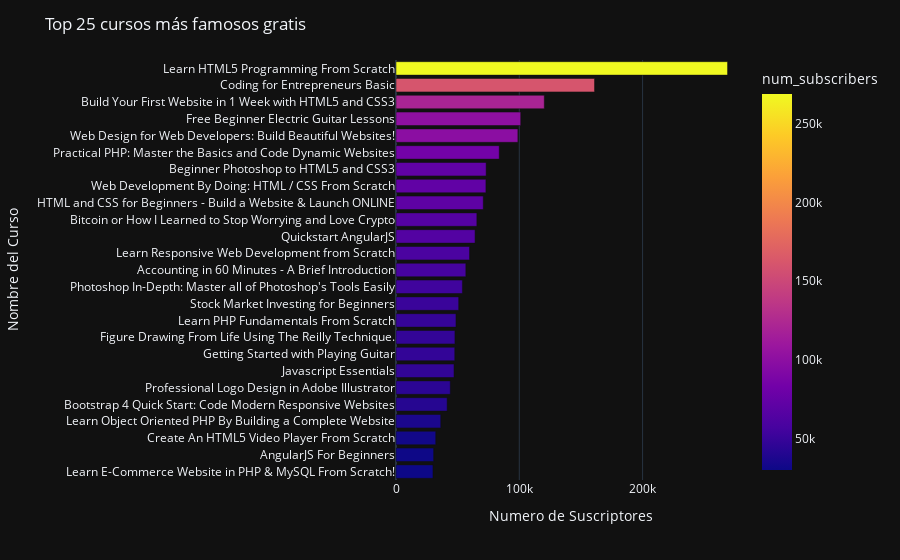

Write notebook code for a chart like this one.
### Markdown cell above
# 4) Top 25 cursos más accedidos gratis

### Code cell
Unpaid = data[data['is_paid']==False]

top25_free = Unpaid.sort_values("num_subscribers", 
                                ascending=False)[0:25].sort_values("num_subscribers", ascending=True).reset_index(drop=True).reset_index()
fig = px.bar(top25_free,
       y = 'course_title',
       x= 'num_subscribers',
       orientation = 'h',
       color='num_subscribers',
      hover_data=['num_reviews','num_lectures','year'])


fig.update_layout(showlegend=False)
fig.update_xaxes(title='Numero de Suscriptores')
fig.update_yaxes(title='Nombre del Curso')
fig.update_layout(title = 'Top 25 cursos más famosos gratis')
fig.show()

### Figure 1 — Plotly figure (JSON) as saved in the notebook; plotly's stock layout.template omitted (floating-point values rounded to 4 significant figures)
{"data": [{"alignmentgroup": "True", "customdata": [[1342, 87, 2014], [1948, 53, 2015], [1005, 12, 2014], [2618, 32, 2016], [2104, 13, 2015], [1563, 45, 2015], [5590, 41, 2016], [1141, 26, 2013], [1041, 22, 2012], [1236, 9, 2013], [2698, 15, 2013], [1779, 45, 2014], [4397, 16, 2013], [2692, 24, 2013], [4047, 17, 2014], [936, 24, 2013], [5660, 50, 2015], [2575, 21, 2013], [1716, 22, 2012], [4598, 45, 2014], [6512, 20, 2015], [1042, 95, 2012], [5924, 30, 2014], [279, 27, 2013], [8629, 45, 2013]], "hovertemplate": "num_subscribers=%{marker.color}<br>course_title=%{y}<br>num_reviews=%{customdata[0]}<br>num_lectures=%{customdata[1]}<br>year=%{customdata[2]}<extra></extra>", "legendgroup": "", "marker": {"color": [29990, 30531, 32260, 36322, 41478, 44044, 47062, 47652, 47811, 48650, 50855, 53851, 56659, 59639, 64128, 65576, 70773, 72932, 73110, 83737, 98867, 101154, 120291, 161029, 268923], "coloraxis": "coloraxis"}, "name": "", "offsetgroup": "", "orientation": "h", "showlegend": false, "textposition": "auto", "type": "bar", "x": [29990, 30531, 32260, 36322, 41478, 44044, 47062, 47652, 47811, 48650, 50855, 53851, 56659, 59639, 64128, 65576, 70773, 72932, 73110, 83737, 98867, 101154, 120291, 161029, 268923], "xaxis": "x", "y": ["Learn E-Commerce Website in PHP & MySQL From Scratch!", "AngularJS For Beginners", "Create An HTML5 Video Player From Scratch", "Learn Object Oriented PHP By Building a Complete Website", "Bootstrap 4 Quick Start: Code Modern Responsive Websites", "Professional Logo Design in Adobe Illustrator", "Javascript Essentials", "Getting Started with Playing Guitar", "Figure Drawing From Life Using The Reilly Technique.", "Learn PHP Fundamentals From Scratch", "Stock Market Investing for Beginners", "Photoshop In-Depth: Master all of Photoshop's Tools Easily", "Accounting in 60 Minutes - A Brief Introduction", "Learn Responsive Web Development from Scratch", "Quickstart AngularJS", "Bitcoin or How I Learned to Stop Worrying and Love Crypto", "HTML and CSS for Beginners - Build a Website & Launch ONLINE", "Web Development By Doing: HTML / CSS From Scratch", "Beginner Photoshop to HTML5 and CSS3", "Practical PHP: Master the Basics and Code Dynamic Websites", "Web Design for Web Developers: Build Beautiful Websites!", "Free Beginner Electric Guitar Lessons", "Build Your First Website in 1 Week with HTML5 and CSS3", "Coding for Entrepreneurs Basic", "Learn HTML5 Programming From Scratch"], "yaxis": "y"}], "layout": {"barmode": "relative", "coloraxis": {"colorbar": {"title": {"text": "num_subscribers"}}, "colorscale": [[0, "#0d0887"], [0.1111, "#46039f"], [0.2222, "#7201a8"], [0.3333, "#9c179e"], [0.4444, "#bd3786"], [0.5556, "#d8576b"], [0.6667, "#ed7953"], [0.7778, "#fb9f3a"], [0.8889, "#fdca26"], [1, "#f0f921"]]}, "legend": {"tracegroupgap": 0}, "margin": {"t": 60}, "showlegend": false, "title": {"text": "Top 25 cursos más famosos gratis"}, "xaxis": {"anchor": "y", "domain": [0, 1], "title": {"text": "Numero de Suscriptores"}}, "yaxis": {"anchor": "x", "domain": [0, 1], "title": {"text": "Nombre del Curso"}}}}
